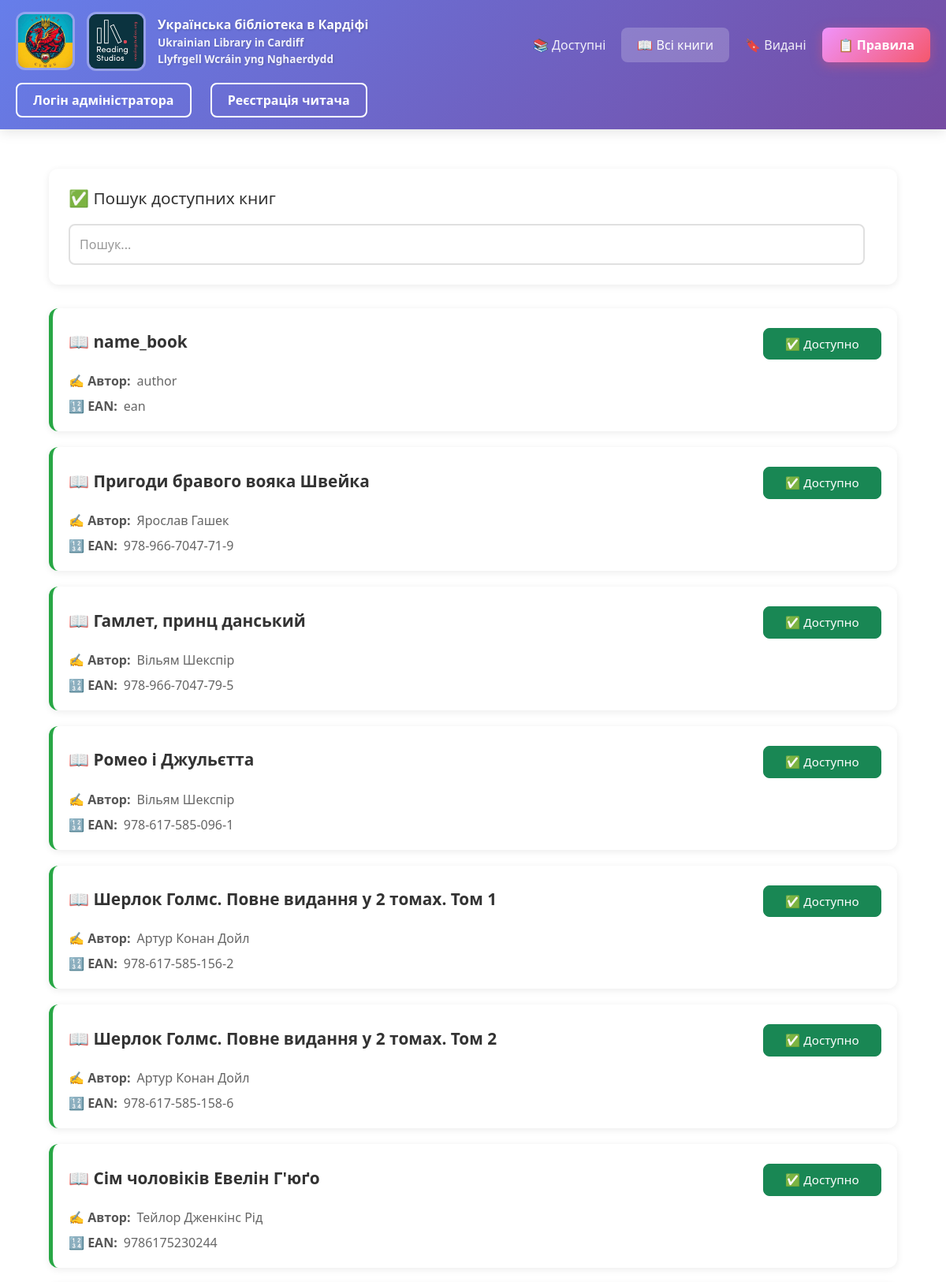
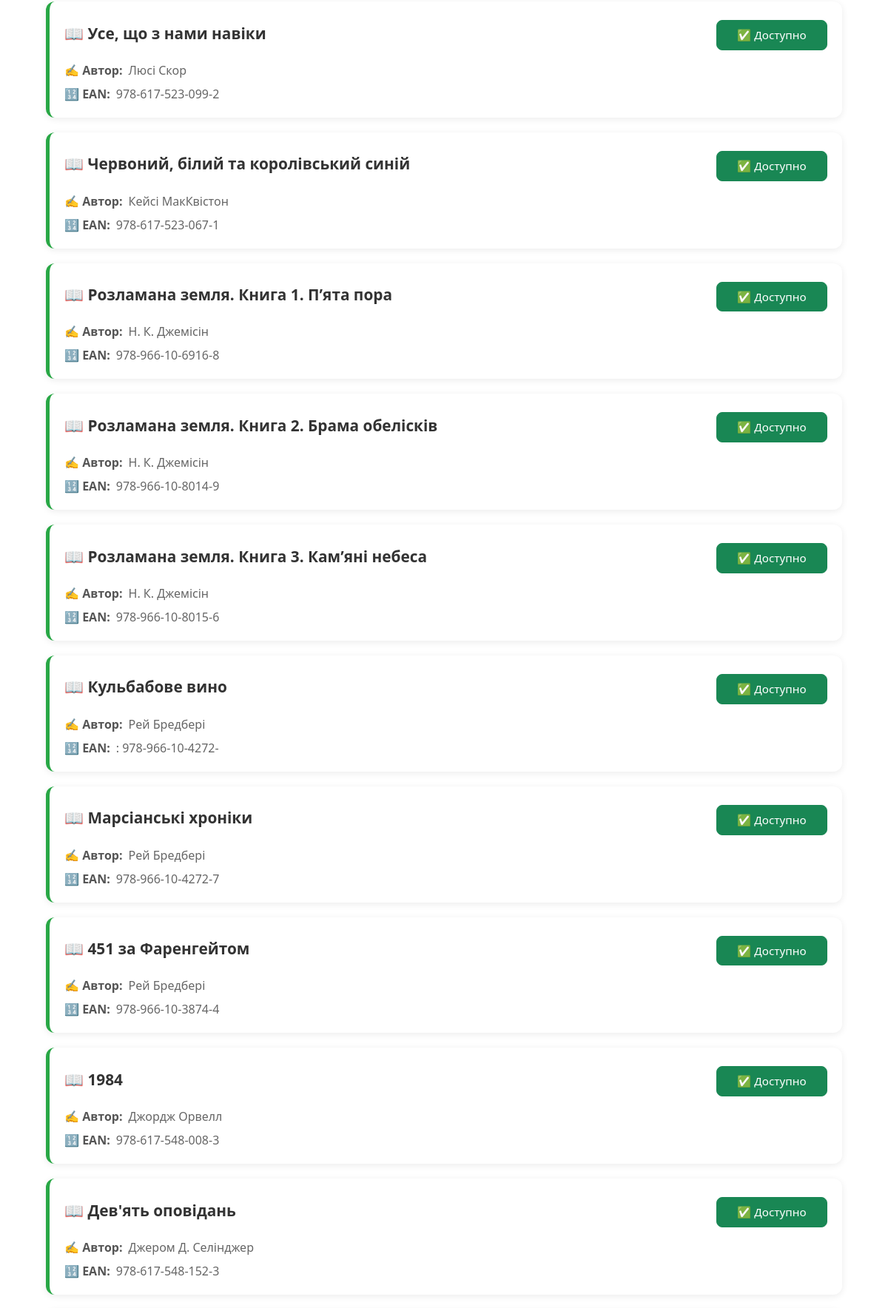
Page /notbook (upper part) on the committed database (2 pictures, top to bottom).
### app.py (models this page shows)
class Book(db.Model):
    id = db.Column(db.Integer, primary_key=True)
    name_book = db.Column(db.String(100), nullable=False)
    author = db.Column(db.String(100), nullable=False)
    surname = db.Column(db.String(100), default='')
    ean = db.Column(db.Text, nullable=False)
    buyer = db.Column(db.String(100), nullable=False)
    phone = db.Column(db.String(20), nullable=False)
    stat = db.Column(db.String(20), nullable=False)
    date = db.Column(db.DateTime, default=datetime.utcnow)
    enddate = db.Column(db.DateTime, default=datetime.utcnow)
    history = db.Column(db.String(100), default='')

### app.py (the view)
@app.route('/notbook')
def notbook():
    search_query = request.args.get('search', '')
    if search_query:
        search_query_lower = search_query.lower()
        notbook = []
        for book in Book.query.filter(Book.stat == 'доступна').all():
            if (search_query_lower in book.name_book.lower() or
                search_query_lower in book.author.lower() or
                search_query_lower in book.ean.lower()):
                notbook.append(book)
    else:
        notbook = Book.query.filter(Book.stat == 'доступна').all()
    return render_template('notbook.html', notbook=notbook, search_query=search_query)

### templates/notbook.html (shortened to what this page needs)
{% extends 'base.html' %}
{% block body %}
<div class="container" style="max-width: 1200px; margin: 0 auto; padding: 20px;">
    <div style="background: white; padding: 25px; border-radius: 12px; box-shadow: 0 2px 10px rgba(0,0,0,0.08); margin-bottom: 30px;">
        <h2 style="color: #333; margin-bottom: 20px; font-size: 1.3em; display: flex; align-items: center; gap: 10px;">
            ✅ Пошук доступних книг
        </h2>
        <form class="col-12 col-lg-auto mb-3 mb-lg-0 me-lg-3" method="GET" action="/notbook" style="display: flex; gap: 15px; align-items: center; flex-wrap: wrap;">
            <input type="search" name="search" id="searchInput" class="search form-control text-bg-white" placeholder="Пошук..." aria-label="Search" value="{{ search_query if search_query else '' }}" style="flex: 1; min-width: 100%; padding: 12px; border: 2px solid #e0e0e0; border-radius: 8px; font-size: 1em; transition: border 0.3s;">
        </form>
    </div>
    {% if notbook %}
        <div style="display: grid; gap: 20px;">
            {% for el in notbook %}
            <div class="gigi">
                <div class="didi"
                    style="background: white; padding: 20px; border-radius: 12px; box-shadow: 0 2px 10px rgba(0,0,0,0.08); cursor: pointer; transition: transform 0.2s, box-shadow 0.3s; border-left: 5px solid #28a745;"
                    onclick="window.location.href='/books/{{ el.id }}'"
                    onmouseover="this.style.transform='translateY(-3px)'; this.style.boxShadow='0 6px 20px rgba(0,0,0,0.15)';"
                    onmouseout="this.style.transform='translateY(0)'; this.style.boxShadow='0 2px 10px rgba(0,0,0,0.08)';">
                    <div class="book-header" style="display: flex; justify-content: space-between; align-items: center; margin-bottom: 15px;">
                        <h3 class="tutu" style="margin: 0; font-size: 1.3em; color: #333; font-weight: 600;">
                            📖 {{ el.name_book }}
                        </h3>
                        <span class="btn btn-success"
                            style="width: 150px; padding: 8px 16px; font-size: 0.95em; border-radius: 8px; pointer-events: none;">
                            ✅ Доступно
                        </span>
                    </div>
                    <div style="display: flex; flex-direction: column; gap: 8px; color: #666;">
                        <p class="tutu" style="margin: 0; display: flex; align-items: center; gap: 8px;">
                            <span style="font-weight: 600; color: #555;">✍️ Автор:</span> {{ el.author }}
                        </p>
                        <p class="tutu" style="margin: 0; display: flex; align-items: center; gap: 8px;">
                            <span style="font-weight: 600; color: #555;">🔢 EAN:</span> {{ el.ean }}
                        </p>
                    </div>
                </div>
            </div>
            {% endfor %}
        </div>
    {% endif %}
</div>
{% endblock %}

### static/css/main.css (style rules this page uses)
.btn { margin-top: 5px; }
.tutu { margin-bottom:7px }
.search { max-width: 90%; }

### templates/notbook.html (style rules this page uses)
.search::placeholder { color: #999; }

### rows in the picture
Book: name_book "name_book", author "author", ean "ean"
Book: name_book "Пригоди бравого вояка Швейка", author "Ярослав Гашек", ean "978-966-7047-71-9"
Book: name_book "Гамлет, принц данський", author "Вільям Шекспір", ean "978-966-7047-79-5"
Book: name_book "Ромео і Джульєтта", author "Вільям Шекспір", ean "978-617-585-096-1"
Book: name_book "Шерлок Голмс. Повне видання у 2 томах. Том 1", author "Артур Конан Дойл", ean "978-617-585-156-2"
Book: name_book "Шерлок Голмс. Повне видання у 2 томах. Том 2", author "Артур Конан Дойл", ean "978-617-585-158-6"
Book: name_book "Сім чоловіків Евелін Г'юґо", author "Тейлор Дженкінс Рід", ean "9786175230244"
Book: name_book "Усе, що з нами навіки", author "Люсі Скор", ean "978-617-523-099-2"
Book: name_book "Червоний, білий та королівський синій", author "Кейсі МакКвістон", ean "978-617-523-067-1"
Book: name_book "Розламана земля. Книга 1. П’ята пора", author "Н. К. Джемісін", ean "978-966-10-6916-8"
Book: name_book "Розламана земля. Книга 2. Брама обелісків", author "Н. К. Джемісін", ean "978-966-10-8014-9"
Book: name_book "Розламана земля. Книга 3. Кам’яні небеса", author "Н. К. Джемісін", ean "978-966-10-8015-6"
Book: name_book "Кульбабове вино", author "Рей Бредбері", ean ": 978-966-10-4272-"
Book: name_book "Марсіанські хроніки", author "Рей Бредбері", ean "978-966-10-4272-7"
Book: name_book "451 за Фаренгейтом", author "Рей Бредбері", ean "978-966-10-3874-4"
Book: name_book "1984", author "Джордж Орвелл", ean "978-617-548-008-3"
Book: name_book "Дев'ять оповідань", author "Джером Д. Селінджер", ean "978-617-548-152-3"
